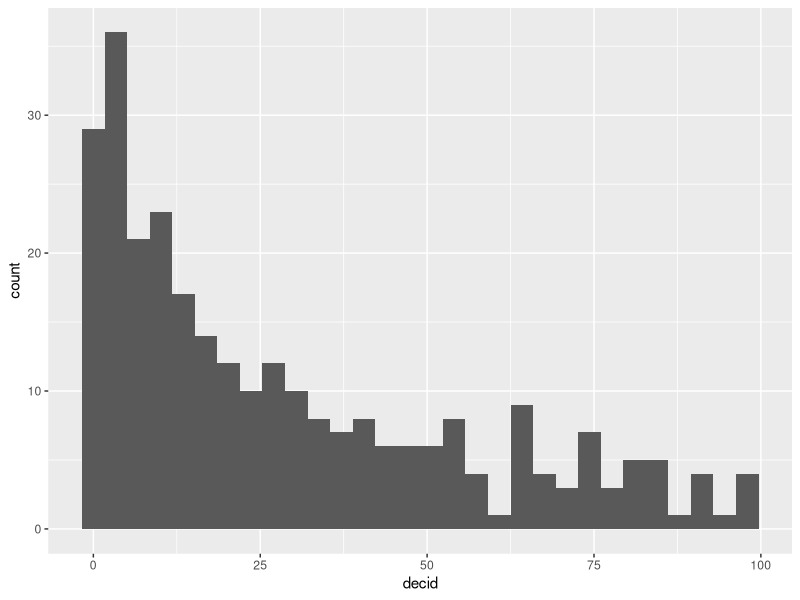
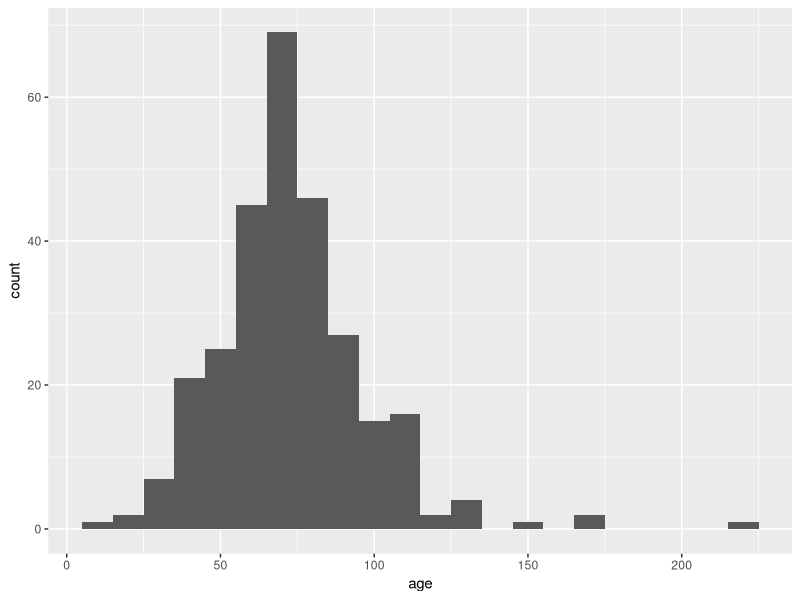
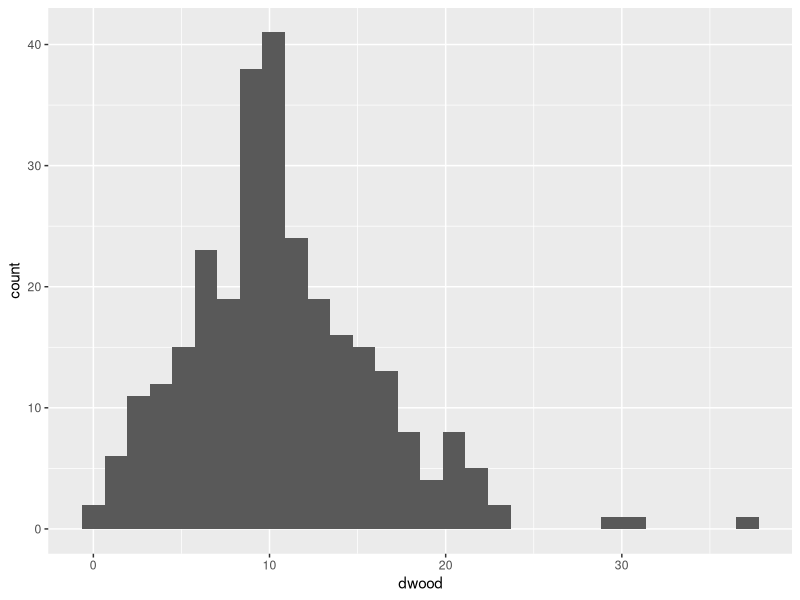
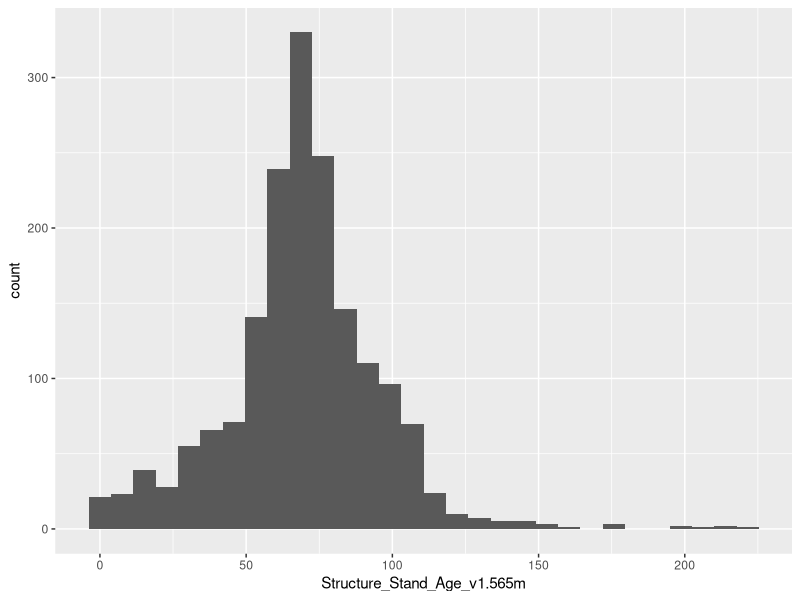
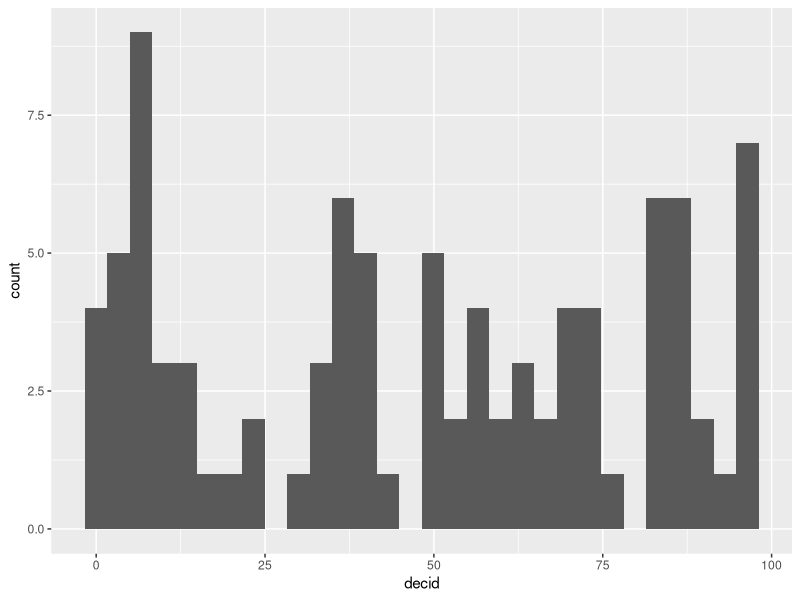
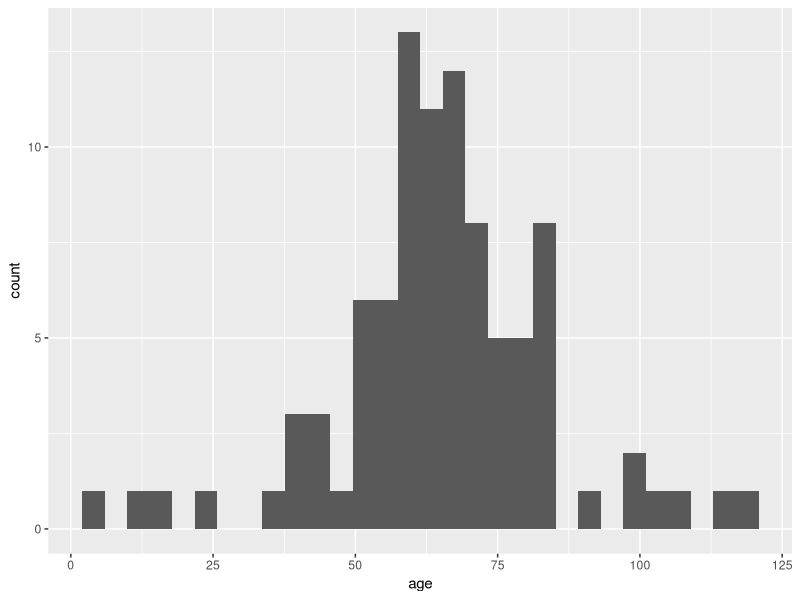
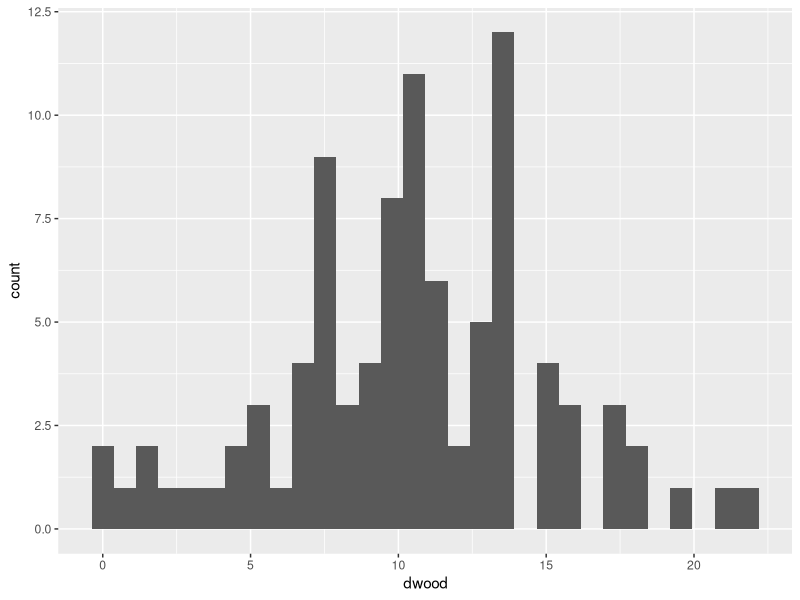

These charts were generated, in order, by the following R code: (Note: this script raises an error after producing the figures.)
#Site Selection
library(tidyverse)
#1. Tidying data----
tasks<-read.csv("data/SpeciesRawDownload/ABMI_Zeller_PIWO_Density_recording_task_report.csv")
             #,read.csv("data/SpeciesRawDownload/ABMI_Zeller-Woodpecker_Visual_Scanning_Project-ABMI_2021_recording_task_report.csv"))

hab<-read.csv("data/ABMIpoints_Beaudoin.hardbuffers.150.565.noABMIgrid-sf-terra.csv")

sites<-tasks%>%select(location,latitude,longitude)%>%unique()

n<-tasks%>%group_by(location)%>%count()
sites$n<-n$n[match(sites$location,n$location)]

#2. Add Environmental Covariates----
# % decid
sites$decid<-hab$SpeciesGroups_Broadleaf_Spp_v1.565m[match(sites$location,hab$location)]

# stand age
sites$age<-hab$Structure_Stand_Age_v1.565m[match(sites$location,hab$location)]

# dead wood
sites$dwood<-hab$Structure_Biomass_TotalDead_v1.565m[match(sites$location,hab$location)]

#3. Visualize Sampling----
#prev sampling
#decid
ggplot(sites)+geom_histogram(aes(x=decid))
#age
ggplot(sites)+geom_histogram(aes(x=age),binwidth = 10)
#deadwood
ggplot(sites)+geom_histogram(aes(x=dwood))

ggplot(hab)+geom_histogram(aes(x=Structure_Stand_Age_v1.565m))

#4. Identify sites we need to sample----
#decid 40-100%
#age >50 <100
#dwood looks pretty good, maybe >20
l<-c(sites$location)
current_sample<-sites
population<-data.frame(location=hab$location,
                       decid=hab$SpeciesGroups_Broadleaf_Spp_v1.565m,
                       age=hab$Structure_Stand_Age_v1.565m,
                       dwood=hab$Structure_Biomass_TotalDead_v1.565m,
                       year=hab$YEAR,
                       quadrant=hab$quadrant)
# Define function to even out a variable within bins of 10%
even_sample_within_bins <- function(var, n, priority) {
  # Calculate number of bins and bin width
  n_bins <- floor(100 / n)
  bin_width <- 100 / n_bins
  
  # Calculate bin indices for each observation
  bin_idx <- floor((var - 1e-6) / bin_width) + 1
  
  # Calculate the count of observations in each bin
  bin_counts <- table(bin_idx)
  
  # Calculate the target count of observations in each bin
  target_counts <- rep(n, n_bins)
  
  # Prioritize evenly sampling the "priority" variable
  if (priority %in% names(bin_counts)) {
    target_counts[names(target_counts) == priority] <-
      n + bin_counts[names(bin_counts) == priority] %% n
  }
  
  # Calculate the indices of observations to keep in each bin
  keep_indices <- lapply(1:n_bins, function(i) {
    sample(which(bin_idx == i), target_counts[i], replace = FALSE)
  })
  
  # Return the indices of observations to keep
  unlist(keep_indices)
}

# Even out the sampling distribution for the decid variable
decid_keep <- even_sample_within_bins(
  var = population$decid,
  n = length(current_sample$decid) / 10,
  priority = "decid"
)

# Even out the sampling distribution for the age variable
age_keep <- even_sample_within_bins(
  var = population$age,
  n = length(current_sample$age) / 10,
  priority = "decid"
)


# Get the new samples for each variable
new_decid <- population$decid[decid_keep]
new_age <- population$age[age_keep]


# Combine the new samples into a new data frame
new_sample <- data.frame(decid = new_decid, age = new_age)
s<-c(new_sample$decid)

# Identify the additional sites to be uploaded to WildTrax
sitesforupload<-population%>%filter(decid%in%s)%>%unique()

#Visualize the sample
ggplot(sitesforupload)+geom_histogram(aes(decid))
ggplot(sitesforupload)+geom_histogram(aes(age))
ggplot(sitesforupload)+geom_histogram(aes(dwood))

#5. Export site list----
write.csv(sitesforupload,"data/sitesforupload.csv")



#6. Misc. site selection----
#young forests with okay decid
a<-hab%>%filter(Structure_Stand_Age_v1.565m<50)%>%filter(!location%in%c(sites$location))%>%
  filter(SpeciesGroups_Broadleaf_Spp_v1.565m>30)
write.csv(a,"W:/BayneLabWorkSpace/Woodpeckers/DoneSoon/twentyyoungfrst.csv")
mean(a$Structure_Stand_Age_v1.565m)
mean(a$SpeciesGroups_Broadleaf_Spp_v1.565m)

#old forests at least 4% decid
b<-hab%>%filter(Structure_Stand_Age_v1.565m>100)%>%filter(SpeciesGroups_Broadleaf_Spp_v1.565m>4)
write.csv(b1,"W:/BayneLabWorkSpace/Woodpeckers/DoneSoon/oldboys.csv")
mean(b$Structure_Stand_Age_v1.565m)
mean(b$SpeciesGroups_Broadleaf_Spp_v1.565m)
